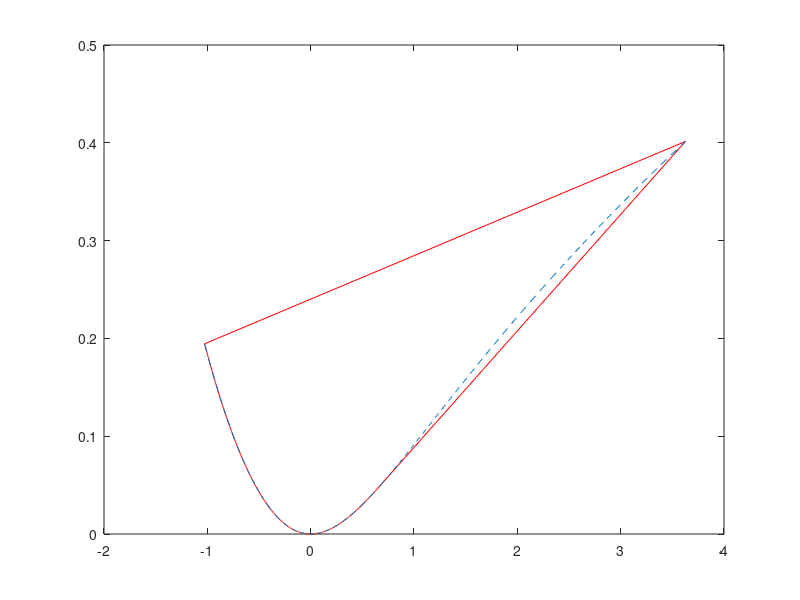
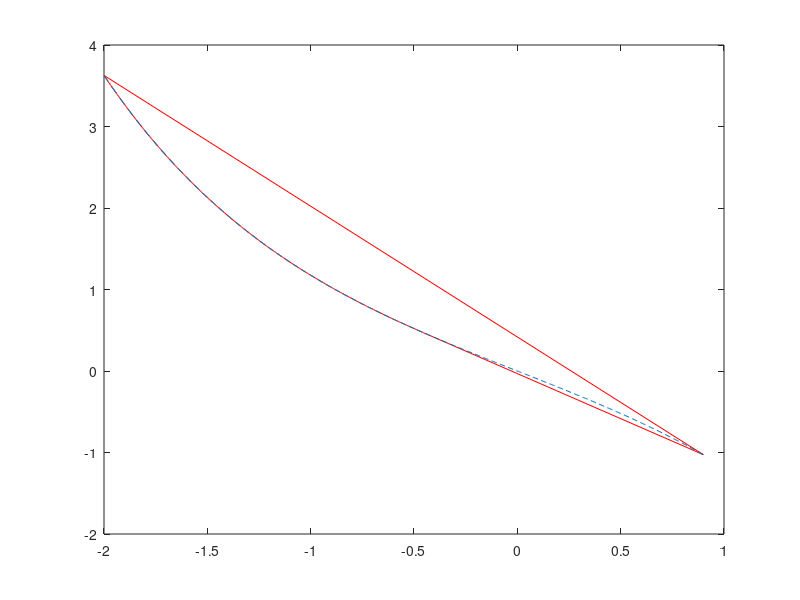
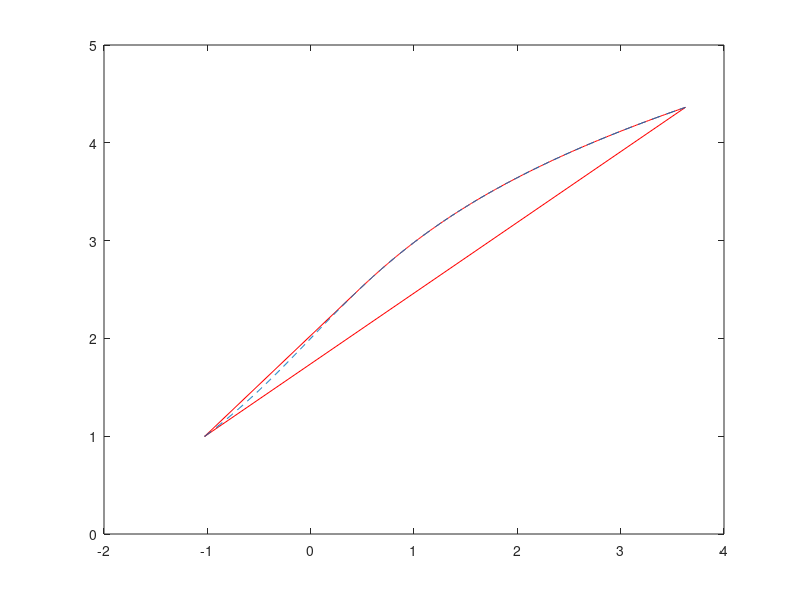

Reproduce these figures in MATLAB, in order. (Note: this script raises an error after producing the figures.)
clc
clear
close all
 load data3
 x=[-.9:0.005:2];%x(2,1:500);
 u=sinh((x));%u(2:501);Auto trexei lala
% x1=x;
% x=u;
% u=x1;

% for i=1:length(x)
%     if x(i)>=0
%         u(i)=sqrt(x1(i));
%     else
%         u(i)=-sqrt(x1(i));
%     end
% end
        % u(100)=0;
% x(100)=0;
for i=1:length(x)
    b(i)=0;
    db(i)=0;
    xx=x(i);
    U=u(i);
    if (xx+.1*U(1)+2)<1e-2
        b(i)=+0.5*(((xx+.1*U(1)+2-2*0.01)/0.01)^2-1)-log(0.01)+.5*(xx+.1*U(1))+log(2);
        %                 b=b+0.5*(((xx(1)+2-2*0.000001)/0.000001)^2-1)-log(0.000001)+.5*(xx(1))+log(2);
    else
        b(i)=-log(xx+.1*U(1)+2)+log(2)+0.5*(xx+.1*U(1));%+log(WW(j));%+log(WW(j)-l(j))+G(j,i)*U(i);
        %           b=b-log(xx(1)+2)+log(2)+0.5*(xx(1));%+log(WW(j));%+log(WW(j)-l(j))+G(j,i)*U(i);
        
    end
    
    xr=xx+1e-5;
    xl=xx-1e-5;
        br(i)=-log(xr+.1*U(1)+2)+log(2)+0.5*(xr+.1*U(1));%+log(WW(j));%+log(WW(j)-l(j))+G(j,i)*U(i);
        bl(i)=-log(xl+.1*U(1)+2)+log(2)+0.5*(xl+.1*U(1));%+log(WW(j));%+log(WW(j)-l(j))+G(j,i)*U(i);
        db1(i)=.5*(br(i)-bl(i))/1e-5;
    
    
    if (xx+.1*U(1)+2)<1e-2
        db(i)=+0.5*2*0.1*(xx+0.1*U+2-2*0.01)/0.01^2+0.5*0.1;
        %                 b=b+0.5*(((xx(1)+2-2*0.000001)/0.000001)^2-1)-log(0.000001)+.5*(xx(1))+log(2);
    else
        db(i)=-0.1/(xx+0.1*U+2)+0.5*0.1;%+log(WW(j));%+log(WW(j)-l(j))+G(j,i)*U(i);
        %           b=b-log(xx(1)+2)+log(2)+0.5*(xx(1));%+log(WW(j));%+log(WW(j)-l(j))+G(j,i)*U(i);
        
    end
    ud(i)=(u(i))*db(i);
    ll(i)=xx+.1*U(1)+2;
end
% plot(u,b,'+')
% hold on
% figure
% plot(u,ud,'o')
% figure
% plot(u,db1)
% % 
% % 
%  for i=2:length(x)
%      
% %     d(i-1)=(u(i)-u(i-1))*(db(i)-db(i-1));
%        if x(i)>-0.7
%     ud1(i)=u(i)*db(i)*1/[-1.64];
%        else
%     ud1(i)=u(i)*db(i)*1/[(u(i)-u(i-1))/(x(i)-x(i-1))];
%        end
% l(i)=[(u(i)-u(i-1))/(x(i)-x(i-1))];
% end
% figure
%  plot(u,ud1,'+')
% 
%  
%  k=0;
%  for i=1:500
%      k=k+1;
%      if x(i)>-0.7
%          lx(k+1)=x(i);
%          ly(k+1)=u(i);
%      end
%  end
  k = convhull(u,b);
plot(u(k),b(k),'r-',u,b,'--')


figure 
k = convhull(-x,u);
plot(-x(k),u(k),'r-',-x,u,'--')

figure 
k = convhull(u,ll);
plot(u(k),ll(k),'r-',u,ll,'--')


syms x
f=-log(asinh(x)+.1*x+2)+log(2)+0.5*(asinh(x)+.1*x);
df2=diff(f,x,2);
df=diff(f,x);
f1=tanh(x)+x;
df1=diff(f1,x);
df12=diff(f1,x,2);
l=1/(f1+2)^2*df1^2+(.5-1/(f1+2))*df12;
l1=1/(f1+2)^2*df1^2;
l2=(.5-1/(f1+2));
l3=df12;
figure
ezplot(l2);hold on;ezplot(l3)
ezplot(l);hold on;
figure
ezplot(df2,[min(u),max(u)])
figure
ezplot(l2,[min(u),max(u)]);hold on;ezplot(l3,[min(u),max(u)])





